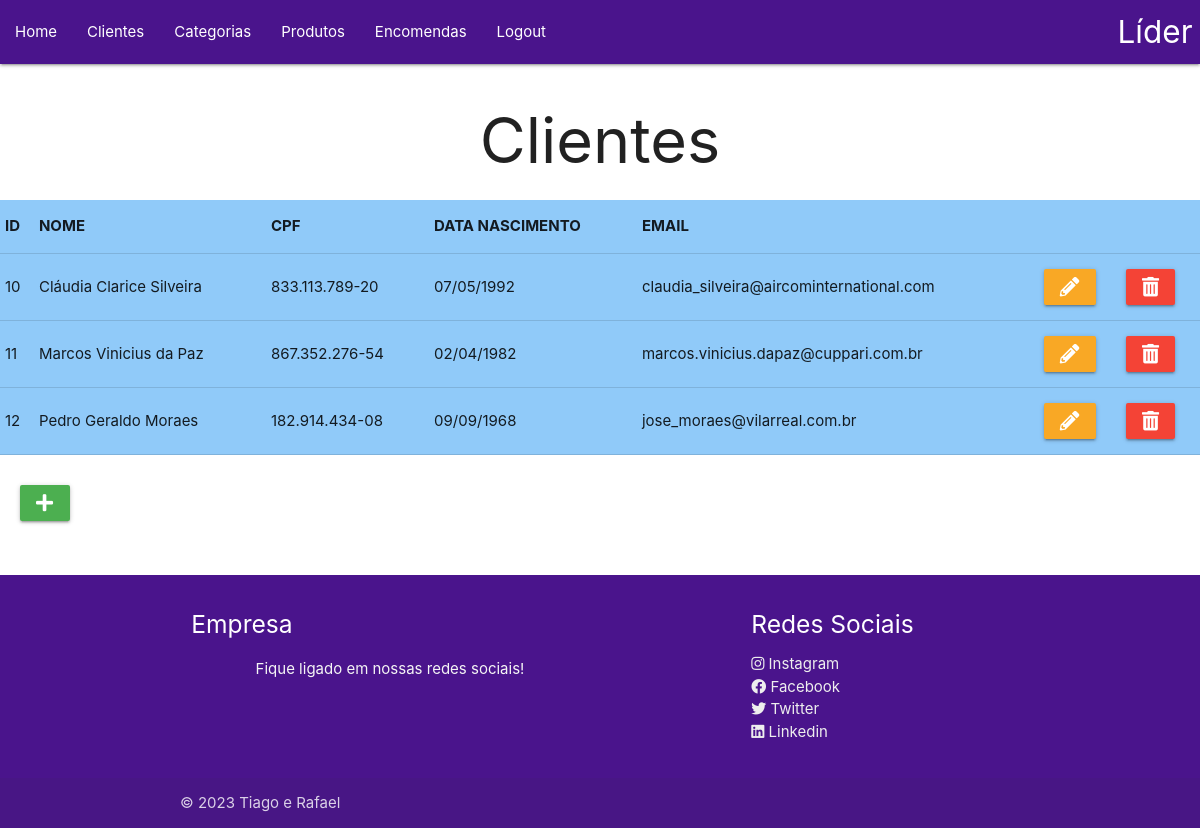
The app's page /VIEW/cliente/listarClientes.php (signed in) with its own data.
### tables this page shows
CREATE TABLE `cliente` (
  `id` int(11) NOT NULL,
  `nome` varchar(35) NOT NULL,
  `cpf` varchar(11) NOT NULL,
  `data_nascimento` date NOT NULL,
  `email` varchar(50) NOT NULL
);

### DAL/dalCliente.php (called while the page is built, shortened)
<?php
    include_once 'C:\xampp\htdocs\empresa\MODEL\Cliente.php';
    class dalCliente {
        public function Select(){
            $con = Conexao::conectar();
            $sql = 'select * from cliente;';
            $result = $con->query($sql);
            foreach($result as $linha){
                $cliente = new \MODEL\Cliente();
                $cliente->setId($linha['id']);
                $cliente->setNome($linha['nome']);
                $cliente->setCpf($linha['cpf']);
                $cliente->setDataNascimento($linha['data_nascimento']);
                $cliente->setEmail($linha['email']);
                $lstCliente[] = $cliente;
            }
            return $lstCliente;
        }
    }

### BLL/bllCliente.php (called while the page is built, shortened)
<?php
    include_once "../../DAL/dalCliente.php";
    class bllCliente {
        public function Select(){
            $dal = new \DAL\dalCliente();
            return $dal->Select();
        }
    }
?>

### MODEL/Cliente.php (called while the page is built, shortened)
<?php
class Cliente {
    private ?int $id;
    private ?string $nome;
    private ?string $cpf;
    private ?string $data_nascimento;
    private ?string $email;
    public function __construct(?int $id=null, ?string $nome=null, ?string $cpf=null, ?string $data_nascimento=null, ?string $email=null) {
        $this->id = $id;
        $this->nome = $nome;
        $this->cpf = $cpf;
        $this->data_nascimento = $data_nascimento;
        $this->email = $email;
    }
    public function getId(): ?int {
        return $this->id;
    }
    public function setId(?int $id): void {
        $this->id = $id;
    }
    public function getNome(): ?string {
        return $this->nome;
    }
    public function setNome(?string $nome): void {
        $this->nome = $nome;
    }
    public function getCpf(): ?string {
        return $this->cpf;
    }
    public function setCpf(?string $cpf): void {
        $this->cpf = $cpf;
    }
    public function getDataNascimento(): ?string {
        return $this->data_nascimento;
    }
    public function setDataNascimento(?string $data_nascimento): void {
        $this->data_nascimento = $data_nascimento;
    }
    public function getEmail(): ?string {
        return $this->email;
    }
    public function setEmail(?string $email): void {
        $this->email = $email;
    }
}
?>

### VIEW/cliente/listarClientes.php (the view, shortened to what this page needs)
<?php
include_once 'C:\xampp\htdocs\empresa\BLL\bllCliente.php';
$bll = new \BLL\bllCliente();
$lstCliente = $bll->Select();
function formatarCpf($cpf) {
    return substr($cpf, 0, 3) . '.' . substr($cpf, 3, 3) . '.' . substr($cpf, 6, 3) . '-' . substr($cpf, 9, 2);
}
function formatarData($data) {
    return date('d/m/Y', strtotime($data));
}
?>
<!DOCTYPE html>
<html lang="pt-br">
<head>
    <link rel="stylesheet" href="https://cdnjs.cloudflare.com/ajax/libs/materialize/1.0.0/css/materialize.min.css">
    <link rel="stylesheet" href="https://cdnjs.cloudflare.com/ajax/libs/font-awesome/5.15.3/css/all.min.css">
</head>
<body>
    <?php include_once '../menu.php'; ?>
    <h1 class="center">Clientes</h1>
    <table class="highlight blue lighten-3">
        <tr>
            <th>ID</th>
            <th>NOME</th>
            <th>CPF</th>
            <th>DATA NASCIMENTO</th>
            <th>EMAIL</th>
        </tr>
        <?php
        foreach ($lstCliente as $cliente) {
        ?>
            <tr>
                <td><?php echo $cliente->getId(); ?></td>
                <td><?php echo $cliente->getNome(); ?></td>
                <td><?php echo formatarCpf($cliente->getCpf()); ?></td>
                <td><?php echo formatarData($cliente->getDataNascimento()); ?></td>
                <td><?php echo $cliente->getEmail(); ?></td>
                <td>
                    <a class="waves-effect waves-light yellow darken-3 btn" onclick="JavaScript:location.href='editarCliente.php?id=' + <?php echo $cliente->getId(); ?>">
                        <i class="fas fa-pencil-alt"></i>
                    </a>
                </td>
                <td>
                    <a class="waves-effect waves-light red btn" onclick="JavaScript: remover(<?php echo $cliente->getId(); ?>)">
                        <i class="fas fa-trash-alt"></i>
                    </a>
                </td>
            </tr>
        <?php
        }
        ?>
    </table>
    <div class="botao-adicionar">
        <a class="waves-effect waves-light green btn left" onclick="JavaScript:location.href='formInsClientes.php'">
            <i class="fas fa-plus"></i>
        </a>
    </div>
    <?php include_once '../rodape.php'; ?>
</body>
</html>

### VIEW/cliente/listarClientes.php (style rules this page uses)
table { margin-bottom: 50px; }
.botao-adicionar { position: relative; bottom: 20px; left: 20px; }

### records on screen
cliente: id "10", nome "Cláudia Clarice Silveira", cpf "833.113.789-20", data_nascimento "07/05/1992", email "claudia_silveira@aircominternational.com"
cliente: id "11", nome "Marcos Vinicius da Paz", cpf "867.352.276-54", data_nascimento "02/04/1982", email "marcos.vinicius.dapaz@cuppari.com.br"
cliente: id "12", nome "Pedro Geraldo Moraes", cpf "182.914.434-08", data_nascimento "09/09/1968", email "jose_moraes@vilarreal.com.br"
